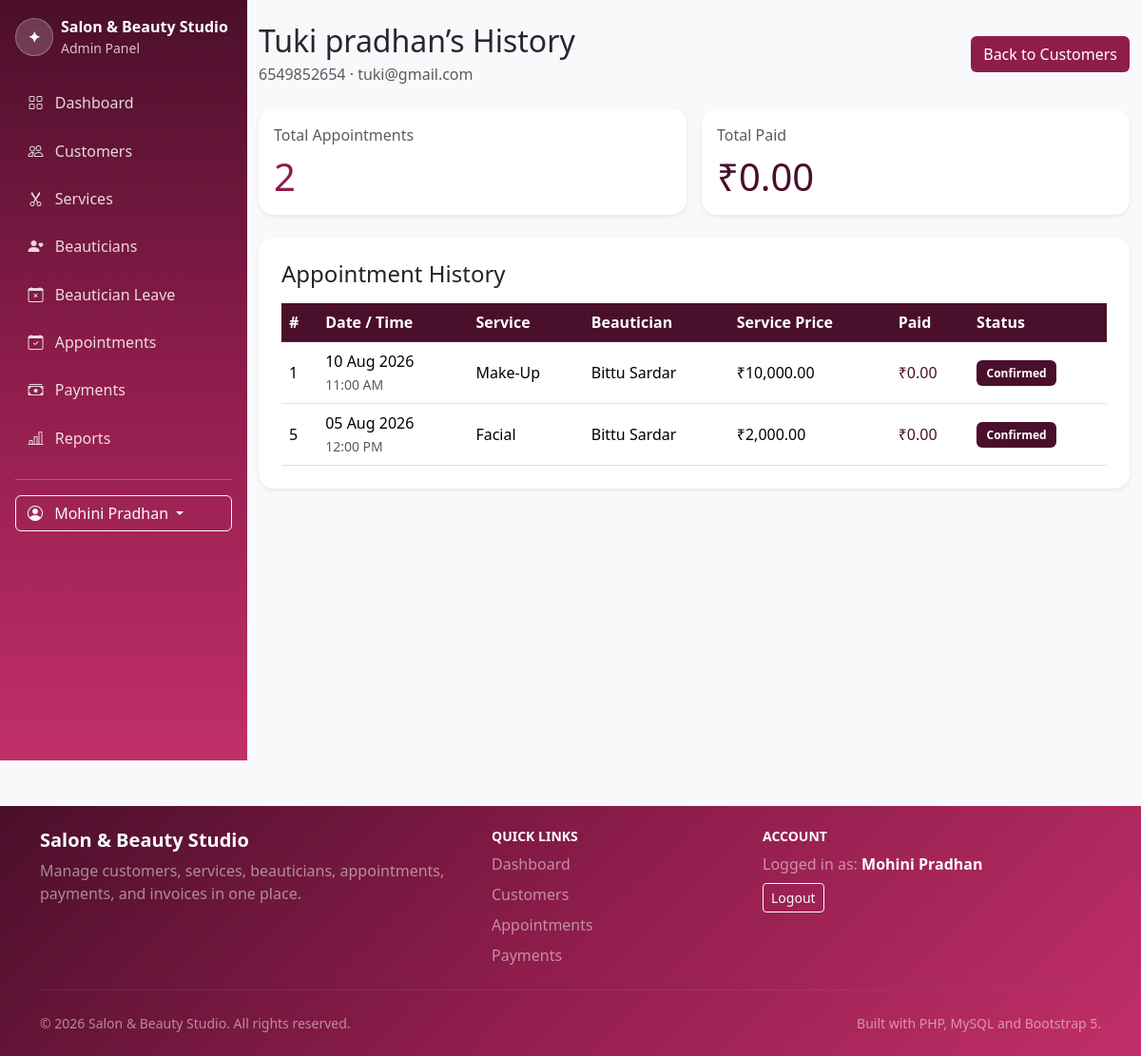
The app's page /customers/history.php?id=1 (signed in) with its own data.
### tables this page shows
CREATE TABLE `customers` (
  `id` int(10) UNSIGNED NOT NULL,
  `user_id` int(10) UNSIGNED DEFAULT NULL,
  `customer_name` varchar(120) NOT NULL,
  `phone` varchar(20) NOT NULL,
  `email` varchar(150) DEFAULT NULL,
  `address` text DEFAULT NULL,
  `gender` enum('Female','Male','Other','Prefer not to say') DEFAULT NULL,
  `created_at` timestamp NOT NULL DEFAULT current_timestamp(),
  `updated_at` timestamp NOT NULL DEFAULT current_timestamp() ON UPDATE current_timestamp()
);

CREATE TABLE `appointments` (
  `id` int(10) UNSIGNED NOT NULL,
  `customer_id` int(10) UNSIGNED NOT NULL,
  `service_id` int(10) UNSIGNED NOT NULL,
  `beautician_id` int(10) UNSIGNED NOT NULL,
  `appointment_date` date NOT NULL,
  `appointment_time` time NOT NULL,
  `status` enum('Pending','Confirmed','Completed','Cancelled') NOT NULL DEFAULT 'Pending',
  `notes` text DEFAULT NULL,
  `created_at` timestamp NOT NULL DEFAULT current_timestamp(),
  `updated_at` timestamp NOT NULL DEFAULT current_timestamp() ON UPDATE current_timestamp()
);

CREATE TABLE `services` (
  `id` int(10) UNSIGNED NOT NULL,
  `service_name` varchar(120) NOT NULL,
  `price` decimal(10,2) NOT NULL,
  `duration` int(10) UNSIGNED NOT NULL COMMENT 'Duration in minutes',
  `description` text DEFAULT NULL,
  `created_at` timestamp NOT NULL DEFAULT current_timestamp(),
  `updated_at` timestamp NOT NULL DEFAULT current_timestamp() ON UPDATE current_timestamp()
);

CREATE TABLE `beauticians` (
  `id` int(10) UNSIGNED NOT NULL,
  `beautician_name` varchar(120) NOT NULL,
  `phone` varchar(20) NOT NULL,
  `specialization` varchar(150) DEFAULT NULL,
  `experience` smallint(5) UNSIGNED NOT NULL DEFAULT 0 COMMENT 'Experience in years',
  `created_at` timestamp NOT NULL DEFAULT current_timestamp(),
  `updated_at` timestamp NOT NULL DEFAULT current_timestamp() ON UPDATE current_timestamp()
);

### includes/auth.php (called while the page is built, shortened)
<?php
    function e(?string $text): string{
        return htmlspecialchars((string) $text, ENT_QUOTES, 'UTF-8');
    }

### customers/history.php (the view, shortened to what this page needs)
<?php
    require_once __DIR__ . '/../config/database.php';
    require_once __DIR__ . '/../includes/auth.php';
    $customerId = (int) $_GET['id'];
    $getCustomer = $pdo->prepare(
        'SELECT *
        FROM customers
        WHERE id = :id'
    );
    $getCustomer->execute(['id' => $customerId]);
    $customer = $getCustomer->fetch();
    $getHistory = $pdo->prepare(
        'SELECT
            appointments.id,
            appointments.appointment_date,
            appointments.appointment_time,
            appointments.status,
            services.service_name,
            services.price,
            beauticians.beautician_name,
            COALESCE(payment_totals.total_paid, 0) AS total_paid
        FROM appointments
        INNER JOIN services
            ON appointments.service_id = services.id
        INNER JOIN beauticians
            ON appointments.beautician_id = beauticians.id
        LEFT JOIN (
            SELECT
                appointment_id,
                SUM(amount) AS total_paid
            FROM payments
            WHERE payment_status IN ("Paid", "Partially Paid")
            GROUP BY appointment_id
        ) AS payment_totals
            ON appointments.id = payment_totals.appointment_id
        WHERE appointments.customer_id = :customer_id
        ORDER BY
            appointments.appointment_date DESC,
            appointments.appointment_time DESC'
    );
    $getHistory->execute([
        'customer_id' => $customerId
    ]);
    $history = $getHistory->fetchAll();
    $totalSpent = 0.0;
    foreach ($history as $item) {
        $totalSpent += (float) $item['total_paid'];
    }
require_once __DIR__ . '/../includes/header.php';
?>
<div class="container py-4">
    <div class="d-flex justify-content-between align-items-center mb-4">
        <div>
            <h1 class="h2 mb-1">
                <?= e($customer['customer_name']) ?>’s History
            </h1>
            <p class="text-muted mb-0">
                <?= e($customer['phone']) ?>
                <?php if ($customer['email']): ?>
                    · <?= e($customer['email']) ?>
                <?php endif; ?>
            </p>
        </div>
        <a href="<?= BASE_URL ?>/customers/index.php" class="btn text-white" style="background-color: #8f1d4c;">
            Back to Customers
        </a>
    </div>
    <div class="row g-3 mb-4">
        <div class="col-md-6">
            <div class="card border-0 shadow-sm">
                <div class="card-body">
                    <p class="text-muted mb-2">Total Appointments</p>
                    <h2 class="display-6 mb-0" style="color: #8f1d4c;">
                        <?= count($history) ?>
                    </h2>
                </div>
            </div>
        </div>
        <div class="col-md-6">
            <div class="card border-0 shadow-sm">
                <div class="card-body">
                    <p class="text-muted mb-2">Total Paid</p>
                    <h2 class="display-6 mb-0" style="color: #4a0f2a;">
                        ₹<?= e(number_format($totalSpent, 2)) ?>
                    </h2>
                </div>
            </div>
        </div>
    </div>
    <div class="card border-0 shadow-sm">
        <div class="card-body p-4">
            <h2 class="h4 mb-3">Appointment History</h2>
            <div class="table-responsive">
                <table class="table table-hover align-middle mb-0">
                    <thead class="table-dark">
                        <tr>
                            <th>#</th>
                            <th>Date / Time</th>
                            <th>Service</th>
                            <th>Beautician</th>
                            <th>Service Price</th>
                            <th>Paid</th>
                            <th>Status</th>
                        </tr>
                    </thead>
                    <tbody>
                        <?php if (empty($history)): ?>
                            <tr>
                                <td colspan="7" class="text-center text-muted py-4">
                                    This customer has no appointments yet.
                                </td>
                            </tr>
                        <?php else: ?>
                            <?php foreach ($history as $appointment): ?>
                                <tr>
                                    <td><?= (int) $appointment['id'] ?></td>
                                    <td>
                                        <?= e(date(
                                            'd M Y',
                                            strtotime(
                                                $appointment['appointment_date']
                                            )
                                        )) ?>
                                        <br>
                                        <small class="text-muted">
                                            <?= e(date(
                                                'h:i A',
                                                strtotime(
                                                    $appointment['appointment_time']
                                                )
                                            )) ?>
                                        </small>
                                    </td>
                                    <td><?= e($appointment['service_name']) ?></td>
                                    <td><?= e($appointment['beautician_name']) ?></td>
                                    <td>
                                        ₹<?= e(number_format(
                                            (float) $appointment['price'],
                                            2
                                        )) ?>
                                    </td>
                                    <td style="color: #4a0f2a;">
                                        ₹<?= e(number_format(
                                            (float) $appointment['total_paid'],
                                            2
                                        )) ?>
                                    </td>
                                    <td>
                                        <span class="badge" style="background-color: #4a0f2a; color: white;">
                                            <?= e($appointment['status']) ?>
                                        </span>
                                    </td>
                                </tr>
                            <?php endforeach; ?>
                        <?php endif; ?>
                    </tbody>
                </table>
            </div>
        </div>
    </div>
</div>
<?php require_once __DIR__ . '/../includes/footer.php'; ?>

### assets/css/style.css (style rules this page uses)
:root { --salon-primary: #8f1d4c; --salon-primary-dark: #4a0f2a; --salon-pink: #c12f68; --salon-soft: #fff4f8; }
body { min-height: 100vh; color: #2d2430; background: #f8f9fa; }
.card { border-radius: 1rem; transition: transform 0.18s ease, box-shadow 0.18s ease; }
.table-dark { --bs-table-bg: var(--salon-primary-dark); --bs-table-border-color: #68203c; }
.badge { padding: 0.45rem 0.65rem; font-weight: 600; }

### includes/header.php (style rules this page uses)
body { background: #f8f9fa; }

### records on screen
customers: customer_name "Tuki pradhan", phone "6549852654", email "tuki@gmail.com"
appointments: id "1", appointment_date "10 Aug 2026", appointment_time "11:00 AM", service.service_name "Make-Up", beautician.beautician_name "Bittu Sardar", service.price "10,000.00", total_paid "0.00", status "Confirmed"
appointments: id "5", appointment_date "05 Aug 2026", appointment_time "12:00 PM", service.service_name "Facial", beautician.beautician_name "Bittu Sardar", service.price "2,000.00", total_paid "0.00", status "Confirmed"

### other values on screen
APP_NAME "Salon & Beauty Studio"
$_SESSION['user_name'] "Mohini Pradhan"
count($history) "2"
$totalSpent "0.00"
